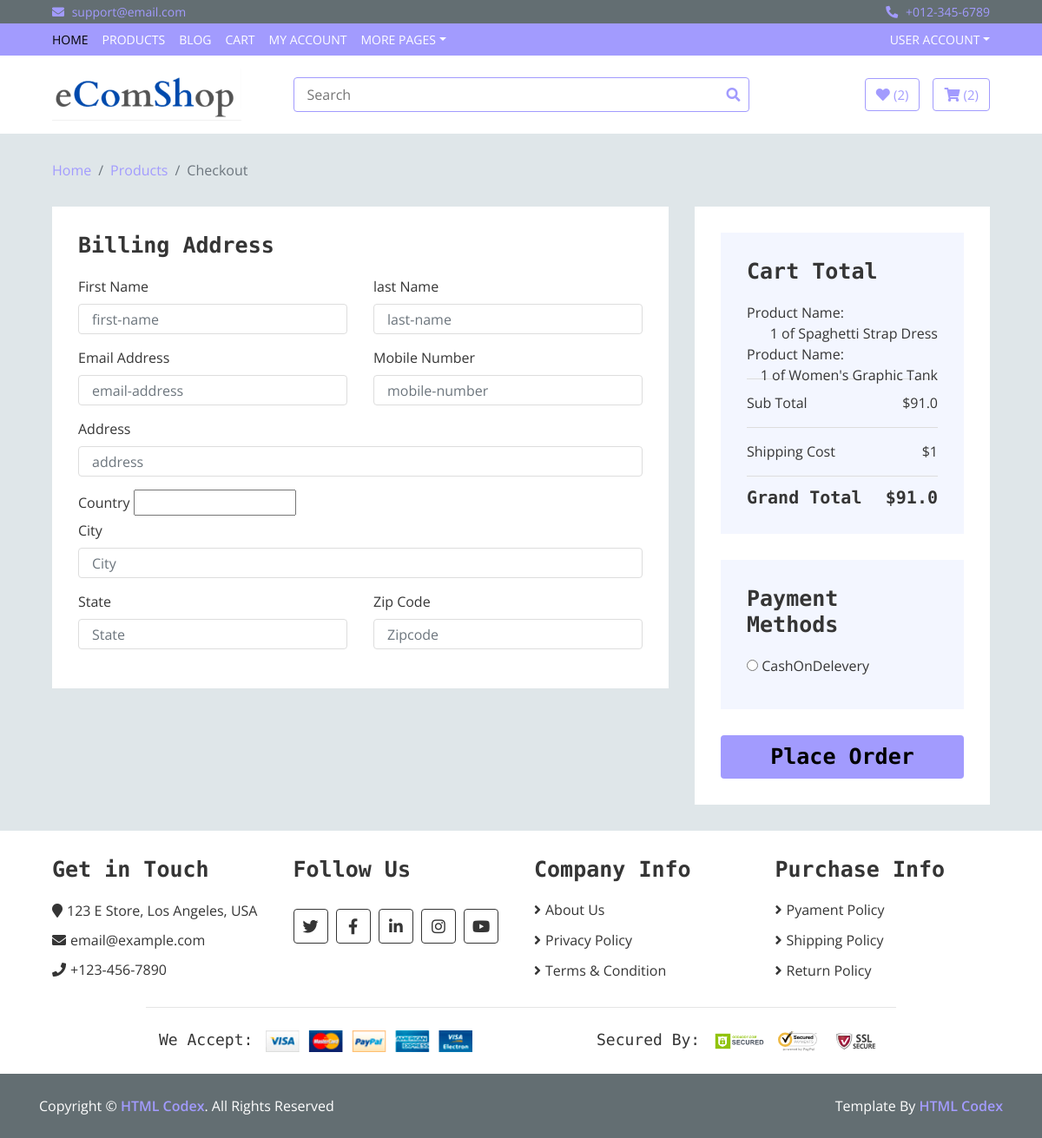
/checkout/ (signed in), run on an earlier commit of the app's database.
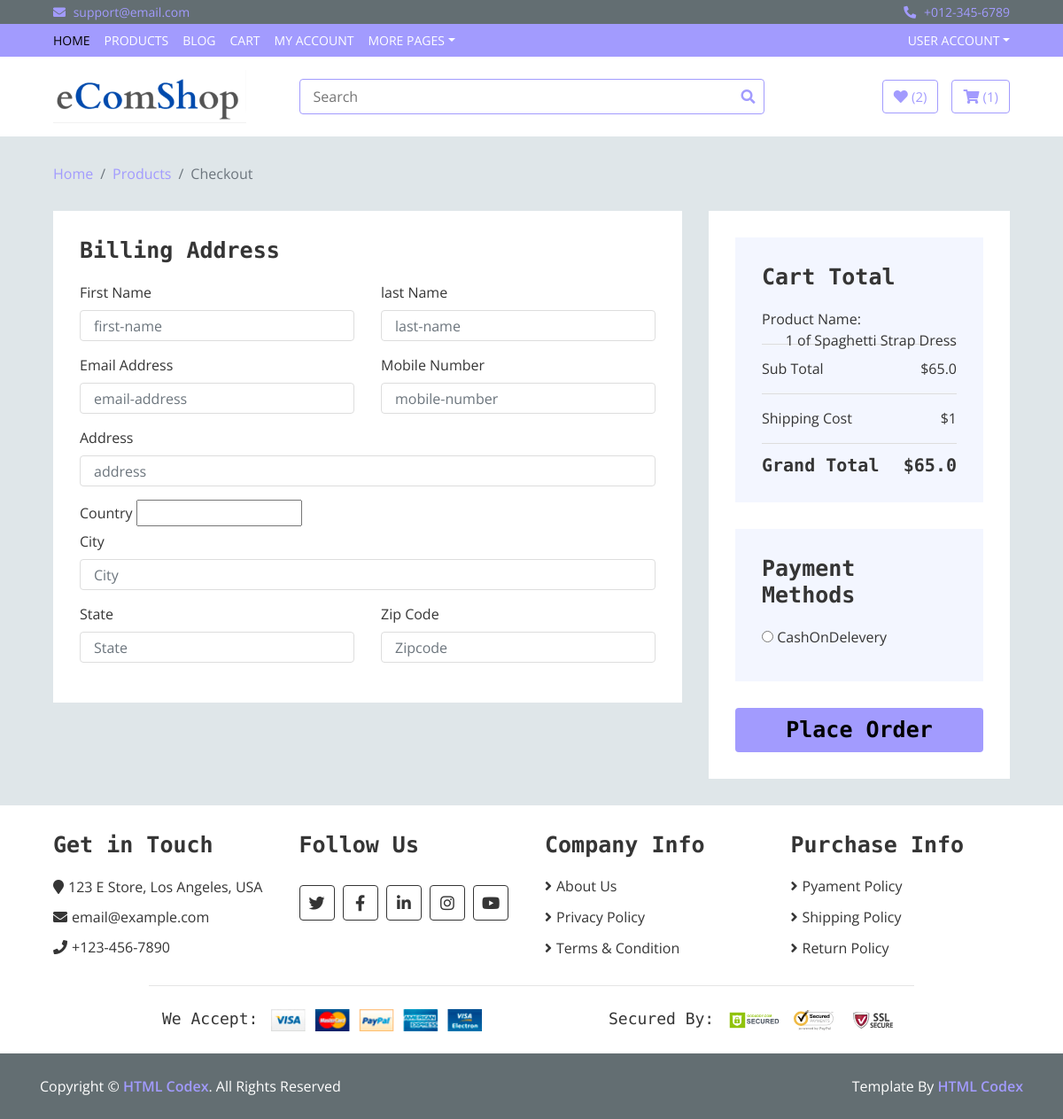
And on a later commit of the database.
### main/models.py (models this page shows, shortened)
class Order(models.Model):
    user = models.ForeignKey(User,on_delete=models.CASCADE)
    items = models.ManyToManyField(OrderItem)
    start_date = models.DateTimeField(auto_now_add=True)
    ordered_date = models.DateTimeField()
    ordered = models.BooleanField(default=False)
    billing_address = models.ForeignKey('BillingAddress',on_delete=models.SET_NULL,blank=True,null=True)
    def get_all_total(self):
        total = 0
        for add in self.items.all():
            total += add.get_final_total()
        return total

class OrderItem(models.Model):
    user = models.ForeignKey(User,on_delete=models.CASCADE,null=True,default=True)
    ordered = models.BooleanField(default=False)
    item = models.ForeignKey(Item,on_delete=models.CASCADE)
    quantity = models.IntegerField(default=1)
    def __str__(self):
        return f"{self.quantity} of {self.item.title}"
    def total_discount_price(self):
        return self.item.discount_price*self.quantity
    def get_final_total(self):
        if self.item.discount_price:
            return self.total_discount_price()
        else:
            return self.total_price()

class Item(models.Model):
    title = models.CharField(max_length=100)
    description = models.TextField(null=True,blank=True)
    specification = models.TextField(null=True,blank=True)
    image = models.ImageField(upload_to="itemImage",null=True,blank=True)
    price = models.FloatField()
    discount_price = models.FloatField(null=True,blank=True)
    category = models.CharField(choices=CATEGORY_CHOICES,max_length=2,default='None')
    label = models.CharField(choices=LABEL_CHOICES,max_length=2,null=True,blank=True)
    slug = models.SlugField(null=True,blank=True)
    featured = models.BooleanField(default=False)
    time = models.DateTimeField(auto_now_add=True,null=True,blank=True)

class Wishlisted(models.Model):
    user = models.ForeignKey(User,on_delete=models.CASCADE)
    Wishlist = models.BooleanField(default=False)
    items = models.ManyToManyField(WishlistItem)
    start_date = models.DateTimeField(auto_now_add=True)

### main/views.py (the view, shortened to what this page needs)
# urls.py: path("checkout/",views.CheckoutView.as_view(),name="checkout"),
class CheckoutView(View):
    def get(self,request,*args,**kwargs):
        form = CheckoutForm()
        order = Order.objects.filter(user=self.request.user,ordered = False).first()
        context = {
            'form':form,
            "order":order
        }
        return render(self.request,'main/checkout.html',context)

### main/templatetags/cart_template_tags.py (called while the page is built)
@register.filter
def user_item_count(user):
    if user.is_authenticated:
        qs = Order.objects.filter(user = user,ordered=False)
        if qs.exists():
            return qs[0].items.count()
    return 0

@register.filter
def user_wishlist_count(user):
    if user.is_authenticated:
        qs = Wishlisted.objects.filter(user = user)
        if qs.exists():
            return qs[0].items.count()
    return 0

### main/templates/main/checkout.html (shortened to what this page needs)
{% extends 'main/base.html' %}
{% load static %}
{% load crispy_forms_tags %}
{% block body %}
<div class="breadcrumb-wrap">
    <div class="container-fluid">
        <ul class="breadcrumb">
            <li class="breadcrumb-item"><a href="#">Home</a></li>
            <li class="breadcrumb-item"><a href="#">Products</a></li>
            <li class="breadcrumb-item active">Checkout</li>
        </ul>
    </div>
</div>
<div class="checkout">
    <div class="container-fluid">
    <form method="post">
        <div class="row">
            <div class="col-lg-8">
                <div class="checkout-inner">
                    <div class="billing-address">
                        <h2>Billing Address</h2>
                            <div class="row">
                                <div class="col-md-6">
                                    <label>First Name</label>
                                    {{form.fname}}
                                </div>
                                <div class="col-md-6">
                                    <label>last Name</label>
                                    {{form.lname}}
                                </div>
                                <div class="col-md-6">
                                    <label>Email Address</label>
                                    {{form.email}}
                                </div>
                                <div class="col-md-6">
                                    <label>Mobile Number</label>
                                    {{form.mobile}}
                                </div>
                                <div class="col-md-12">
                                    <label>Address</label>
                                    {{form.address}}
                                </div>
                                <div class="col-md-12">
                                    <label>Country</label>
                                    {{form.country}}
                                </div>
                                <div class="col-md-12">
                                    <label>City</label>
                                    {{form.city}}
                                </div>
                                <div class="col-md-6">
                                    <label>State</label>
                                    {{form.state}}
                                </div>
                                <div class="col-md-6">
                                    <label>Zip Code</label>
                                    {{form.zipcode}}
                                </div>
                            </div>
                    </div>
                </div>
            </div>
            <div class="col-lg-4">
                <div class="checkout-inner">
                    <div class="checkout-summary">
                        <h1>Cart Total</h1>
                        {% for order in order.items.all %}
                        <p>Product Name:
                            <span style="text-align: right;">{{order}}</span></p>
                        {% endfor %}
                        <p class="sub-total">Sub Total<span>${{order.get_all_total}}</span></p>
                        <p class="ship-cost">Shipping Cost<span>$1</span></p>
                        <h2>Grand Total<span>${{order.get_all_total}}</span></h2>
                    </div>
                    <div class="checkout-payment">
                        <div class="payment-methods">
                            <h1>Payment Methods</h1>
                            {% for option in form.payment_option %}
                            <div class="payment-method">
                                {{form.payment_option}}
                            </div>
                            {% endfor %}
                        </div>
                        <div class="checkout-btn">
                            <button type="submit">Place Order</button>
                        </div>
                    </div>
                </div>
            </div>
        </div>
    </form>
    </div>
</div>
{% endblock %}

### main/templates/main/base.html (shortened to what the changed rows need)
{% load static %}
{% load cart_template_tags %}
<!DOCTYPE html>
<html lang="en">
    <head>
        <link href="https://cdn.jsdelivr.net/npm/bootstrap@5.1.3/dist/css/bootstrap.min.css" rel="stylesheet">
        <link href="https://stackpath.bootstrapcdn.com/bootstrap/4.4.1/css/bootstrap.min.css" rel="stylesheet">
        <link href="https://cdnjs.cloudflare.com/ajax/libs/font-awesome/5.10.0/css/all.min.css" rel="stylesheet">
        <link href="{% static 'lib/slick/slick.css' %}" rel="stylesheet">
        <link href="{% static 'lib/slick/slick-theme.css' %}" rel="stylesheet">
        <link rel="stylesheet" href="{% static 'css/checkout.css' %}" />
        <link href="{% static 'css/style.css' %}" rel="stylesheet">
    </head>
    <body>
        <div class="bottom-bar">
            <div class="container-fluid">
                <div class="row align-items-center">
                    <div class="col-md-3">
                        <div class="user">
                            <a href="{% url 'main:wishlist' %}" class="btn wishlist">
                                <i class="fa fa-heart"></i>
                                <span>({{request.user|user_wishlist_count}})</span>
                            </a>
                            <a href="{% url 'main:cart' %}" class="btn cart">
                                <i class="fa fa-shopping-cart"></i>
                                <span>({{request.user|user_item_count}})</span>
                            </a>
                        </div>
                    </div>
                </div>
            </div>
        </div>
    {% block body %}
    {% endblock %}
            <div class="footer">
                <div class="container-fluid">
                    <div class="row">
                        <div class="col-lg-3 col-md-6">
                            <div class="footer-widget">
                                <h2>Get in Touch</h2>
                            </div>
                        </div>
                        <div class="col-lg-3 col-md-6">
                            <div class="footer-widget">
                                <h2>Follow Us</h2>
                            </div>
                        </div>
                        <div class="col-lg-3 col-md-6">
                            <div class="footer-widget">
                                <h2>Company Info</h2>
                            </div>
                        </div>
                        <div class="col-lg-3 col-md-6">
                            <div class="footer-widget">
                                <h2>Purchase Info</h2>
                            </div>
                        </div>
                    </div>
                    <div class="row payment align-items-center">
                        <div class="col-md-6">
                            <div class="payment-method">
                                <h2>We Accept:</h2>
                            </div>
                        </div>
                        <div class="col-md-6">
                            <div class="payment-security">
                                <h2>Secured By:</h2>
                            </div>
                        </div>
                    </div>
                </div>
            </div>
        </body>
    </html>

What changed in the data, as far as the page shows it:
no longer on this page (row unchanged): OrderItem: quantity+item "1 of Women's Graphic Tank"
no longer on this page (row edited): Order: get_all_total "91.0"
added Order: get_all_total "65.0"
Also different on the page:
{{ request.user|user_item_count }}: "2" → "1"
